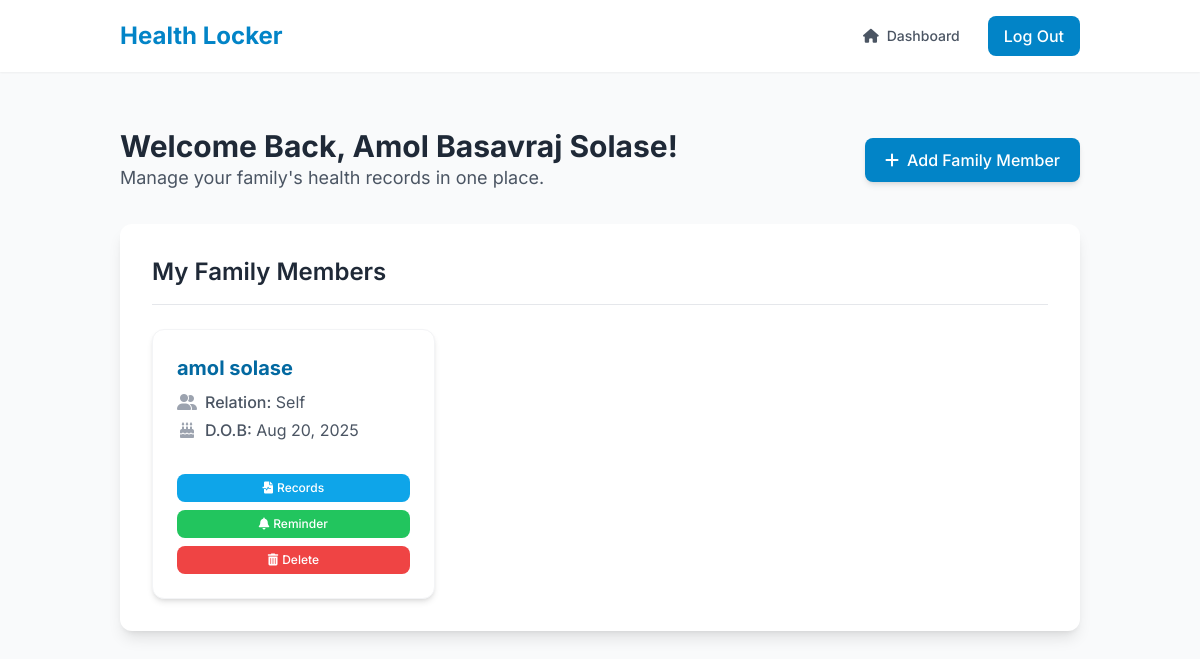
/frontend/dashboard.php (signed in), run on the app's committed database.
### tables this page shows
CREATE TABLE `family_members` (
  `id` int(11) NOT NULL,
  `user_id` int(11) NOT NULL,
  `first_name` varchar(100) NOT NULL,
  `last_name` varchar(100) NOT NULL,
  `date_of_birth` date DEFAULT NULL,
  `relation` varchar(50) DEFAULT NULL,
  `blood_type` varchar(5) DEFAULT NULL,
  `known_allergies` text DEFAULT NULL,
  `created_at` timestamp NOT NULL DEFAULT current_timestamp()
);

### frontend/dashboard.php (the view, shortened to what this page needs)
<?php
require_once '../config/config.php';
$user_id = $_SESSION['user_id'];
$user_name = $_SESSION['user_name'] ?? 'User';
$family_members = [];
try {
    $stmt = $pdo->prepare("SELECT id, first_name, last_name, relation, date_of_birth FROM family_members WHERE user_id = ? ORDER BY first_name ASC");
    $stmt->execute([$user_id]);
    $family_members = $stmt->fetchAll(PDO::FETCH_ASSOC);
} catch (PDOException $e) {
    die("Error fetching family members: " . $e->getMessage());
}
?>
<!DOCTYPE html>
<html lang="en">
<head>
    <script src="https://cdn.tailwindcss.com"></script>
    <link rel="stylesheet" href="https://cdnjs.cloudflare.com/ajax/libs/font-awesome/6.0.0/css/all.min.css">
</head>
<body class="bg-gray-50 font-sans">
    <header class="bg-white shadow-sm">
        <div class="container mx-auto px-4 sm:px-6 lg:px-8">
            <nav class="flex justify-between items-center py-4">
                <a href="dashboard.php" class="text-2xl font-bold text-primary-600">Health Locker</a>
                <div class="flex items-center space-x-4">
                    <a href="dashboard.php" class="text-gray-600 hover:text-primary-600 px-3 py-2 rounded-md text-sm font-medium flex items-center"><i class="fas fa-home mr-2"></i> Dashboard</a>
                    <a href="../user/logout.php" class="px-4 py-2 bg-primary-600 text-white rounded-lg hover:bg-primary-700 transition-colors duration-200 font-medium">Log Out</a>
                </div>
            </nav>
        </div>
    </header>
    <div class="container mx-auto mt-10 p-4 sm:px-6 lg:px-8">
        <div class="flex flex-col md:flex-row md:justify-between md:items-center mb-8">
            <div class="mb-4 md:mb-0">
                <h1 class="text-3xl font-bold text-gray-800">Welcome Back, <?php echo $user_name?>!</h1>
                <p class="text-gray-600 text-lg">Manage your family's health records in one place.</p>
            </div>
            <a href="add_member.php" class="bg-primary-600 text-white px-5 py-2.5 rounded-lg hover:bg-primary-700 transition-all duration-300 font-medium shadow-md hover:shadow-lg flex items-center">
                <i class="fas fa-plus mr-2"></i> Add Family Member
            </a>
        </div>
        <div class="bg-white p-6 sm:p-8 rounded-xl shadow-lg">
            <h3 class="text-2xl font-semibold text-gray-800 border-b pb-4 mb-6">My Family Members</h3>
            <div id="family-members-list" class="grid grid-cols-1 md:grid-cols-2 lg:grid-cols-3 gap-6">
                <?php if (!empty($family_members)): ?>
                    <?php foreach ($family_members as $member): ?>
                        <div class="family-member-card bg-white p-6 rounded-xl shadow-md hover:shadow-xl hover:-translate-y-1 transition-all duration-300 border border-gray-100 flex flex-col">
                            <div class="flex-grow">
                                <h4 class="text-xl font-bold text-primary-700 mb-2"><?= htmlspecialchars($member['first_name'] . ' ' . $member['last_name']) ?></h4>
                                <p class="text-gray-600 mb-1"><i class="fas fa-user-friends fa-fw mr-2 text-gray-400"></i><span class="font-medium">Relation:</span> <?= htmlspecialchars($member['relation']) ?></p>
                                <p class="text-gray-600 mb-4"><i class="fas fa-birthday-cake fa-fw mr-2 text-gray-400"></i><span class="font-medium">D.O.B:</span> <?= htmlspecialchars(date("M d, Y", strtotime($member['date_of_birth']))) ?></p>
                            </div>
                            <div class="flex flex-wrap justify-center gap-2 mt-4">
                                <a href="view_records.php?member_id=<?= $member['id'] ?>" class="flex-1 text-center px-3 py-1.5 bg-primary-500 text-white rounded-lg hover:bg-primary-600 transition-colors duration-200 text-xs font-medium flex items-center justify-center min-w-[120px]">
                                    <i class="fas fa-file-medical-alt mr-1"></i> Records
                                </a>
                                <a href="../remainders/add_reminder.php?member_id=<?= $member['id'] ?>" class="flex-1 text-center px-3 py-1.5 bg-green-500 text-white rounded-lg hover:bg-green-600 transition-colors duration-200 text-xs font-medium flex items-center justify-center min-w-[120px]">
                                    <i class="fas fa-bell mr-1"></i> Reminder
                                </a>
                                <button onclick="confirmDelete(<?= $member['id'] ?>, '<?= htmlspecialchars($member['first_name'] . ' ' . $member['last_name']) ?>')" class="flex-1 text-center px-3 py-1.5 bg-red-500 text-white rounded-lg hover:bg-red-600 transition-colors duration-200 text-xs font-medium flex items-center justify-center min-w-[120px]">
                                    <i class="fas fa-trash-alt mr-1"></i> Delete
                                </button>
                            </div>
                        </div>
                    <?php endforeach; ?>
                <?php endif; ?>
            </div>
        </div>
    </div>
</body>
</html>

### data on the page
family_members: first_name+last_name "amol solase", relation "Self", date_of_birth "Aug 20, 2025"

### other printed values
$user_name "Amol Basavraj Solase"
